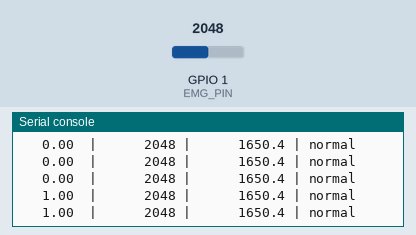
This program was run on a simulated ESP32 board running MicroPython. On the bench: the last lines printed to the serial console. The test bench sets the inputs (shaded band); at power-on: GPIO 1 (EMG_PIN) = 2048 (analog values on the 0–4095 scale). The clock reads 2024-03-15 10:24:30 at power-on unless the program sets it.

Above: at 1.2 s.
1.3 s: GPIO 1 (EMG_PIN) set to 1228
At 1.33 s:
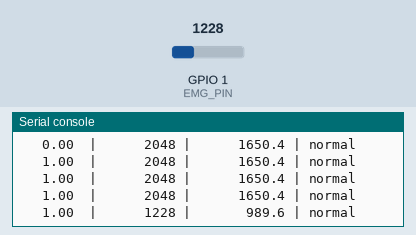
3.5 s: GPIO 1 (EMG_PIN) set to 491
At 3.55 s:
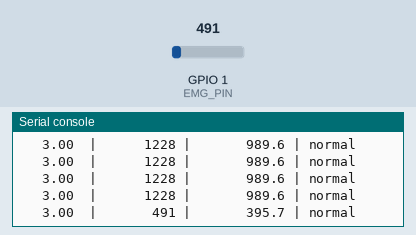
5.5 s: GPIO 1 (EMG_PIN) set to 0
At 5.56 s:
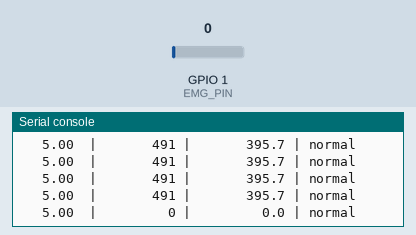
7.5 s: GPIO 1 (EMG_PIN) set to 2047
At 10.09 s:
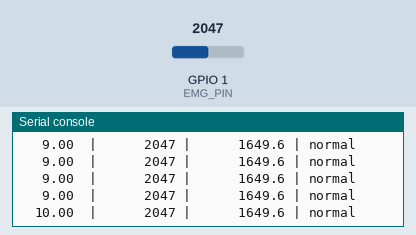
10.5 s: GPIO 1 (EMG_PIN) set to 3540
At 10.6 s:
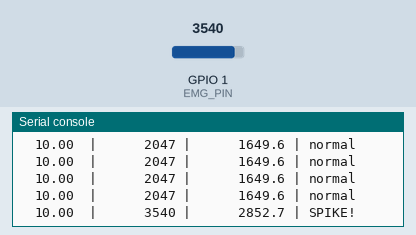
Timing chart, 0 to 13.5 s (numbered marks = the images above; inputs shaded):
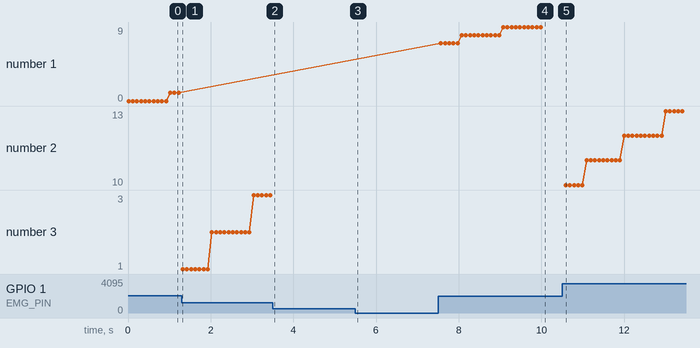

The program:

emg_quick_test.py
```python
"""
Quick EMG sensor test script
Run directly on ESP32-S3 via Thonny REPL
Usage:
  1. Copy emg.py to ESP32 filesystem
  2. Run this script in Thonny
  3. Observe real-time ADC values and voltage
"""

from emg import EMGSensor
import time

# ESP32-S3 DevKit: MyoWare SIG connected to GPIO1 (ADC1_CH0)
EMG_PIN = 1

print("=" * 50)
print("EMG Quick Test - MyoWare 2.0")
print("=" * 50)

try:
    emg = EMGSensor(adc_pin=EMG_PIN, sample_rate=1000)
    print(f"✓ EMG sensor initialized on GPIO{EMG_PIN}")
    print()

    # Self-test
    emg.test_sensor()
    print()

    # Real-time monitoring loop
    print("Real-time monitoring (Ctrl+C to stop)")
    print("-" * 50)
    print("Time(s)  | ADC Value | Voltage(mV) | Status")
    print("-" * 50)

    start_time = time.time()
    sample_count = 0

    while True:
        elapsed = time.time() - start_time
        adc_val = emg.read_raw()
        mv_val = emg.read_mv()
        is_spike = emg.is_spike(threshold=3500)

        status = "SPIKE!" if is_spike else "normal"
        print(f"{elapsed:7.2f}  | {adc_val:9d} | {mv_val:11.1f} | {status}")

        time.sleep(0.1)
        sample_count += 1

except Exception as e:
    print(f"✗ Error: {e}")
    import traceback

    traceback.print_exc()
```

emg.py
```python
"""
MyoWare 2.0 EMG Sensor Driver for BBB
Analog EMG signal acquisition via ADC
"""

from machine import ADC, Pin
import time


class EMGSensor:
    """
    MyoWare 2.0 EMG sensor driver (analog output → ADC)
    Sampling rate: 1kHz, 12-bit ADC (0~4095)
    """

    def __init__(self, adc_pin, sample_rate=1000):
        """
        Initialize EMG sensor

        Args:
            adc_pin: GPIO pin connected to MyoWare SIG output
            sample_rate: Sampling frequency in Hz (default 1000)
        """
        self.adc = ADC(Pin(adc_pin))
        self.adc.atten(ADC.ATTN_11DB)  # 0~3.3V range
        self.adc.width(ADC.WIDTH_12BIT)  # 12-bit = 0~4095
        self.sample_rate = sample_rate
        self._interval_us = 1_000_000 // sample_rate

    def read_raw(self):
        """
        Read single ADC sample

        Returns:
            Raw ADC value (0~4095)
        """
        return self.adc.read()

    def read_mv(self):
        """
        Read EMG signal as voltage

        Returns:
            Signal voltage in millivolts
        """
        return self.adc.read() * 3300.0 / 4095.0

    def sample_chunk(self, n_samples=100):
        """
        Acquire n_samples at 1kHz sampling rate

        Args:
            n_samples: Number of samples to collect

        Returns:
            List of raw ADC values
        """
        buf = []
        for _ in range(n_samples):
            buf.append(self.adc.read())
            time.sleep_us(self._interval_us)
        return buf

    def is_spike(self, threshold=3500):
        """
        Detect EMG spike (muscle contraction)

        Args:
            threshold: ADC value threshold for spike detection (default 3500)

        Returns:
            True if current sample exceeds threshold
        """
        return self.read_raw() > threshold

    def test_sensor(self):
        """Test sensor connectivity and output range"""
        samples = self.sample_chunk(10)
        avg = sum(samples) / len(samples)
        avg_mv = avg * 3300.0 / 4095.0
        print(
            f"EMG test: avg={avg:.0f} ({avg_mv:.0f}mV), range={min(samples)}-{max(samples)}"
        )
```

Measured:
- after the input at 1.3 s, the serial console: prints a new line at once (image 1)
- after the input at 3.5 s, the serial console: prints a new line at once (image 2)
- after the input at 5.5 s, the serial console: prints a new line after 0.06 s (image 3)
- after the input at 7.5 s, the serial console: prints a new line after 0.07 s (image 4)
- after the input at 10.5 s, the serial console: prints a new line after 0.09 s (image 5)
